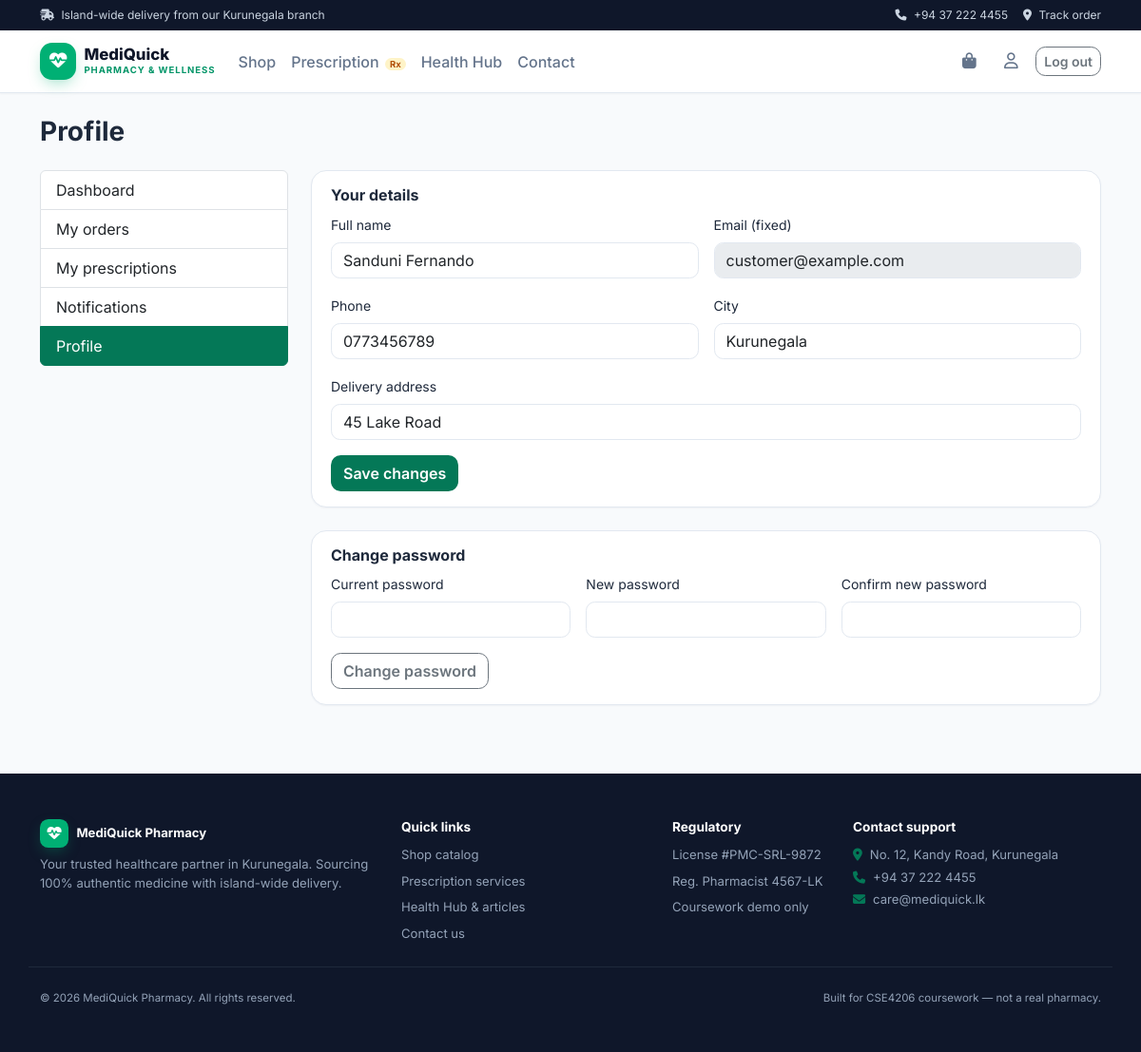
The page /mediquick/account/profile.php (signed in) on the database its author committed.
### tables this page shows
CREATE TABLE users (
  id            INT UNSIGNED AUTO_INCREMENT PRIMARY KEY,
  role          ENUM('customer','staff','admin') NOT NULL DEFAULT 'customer',
  full_name     VARCHAR(100) NOT NULL,
  email         VARCHAR(150) NOT NULL UNIQUE,
  phone         VARCHAR(15)  NOT NULL,
  password_hash VARCHAR(255) NOT NULL,               
  address       VARCHAR(255) NULL,
  city          VARCHAR(60)  NULL,
  status        ENUM('active','suspended') NOT NULL DEFAULT 'active',
  last_login_at DATETIME NULL,
  created_at    DATETIME NOT NULL DEFAULT CURRENT_TIMESTAMP
);

### mediquick/includes/functions.php (called while the page is built, shortened)
<?php
function e(?string $value): string
{
    return htmlspecialchars($value ?? '', ENT_QUOTES, 'UTF-8');
}

### mediquick/account/profile.php (the view, shortened to what this page needs)
<?php
require_once __DIR__ . '/../includes/bootstrap.php';
$user = current_user();
$stmt = $pdo->prepare('SELECT * FROM users WHERE id = ?');
$stmt->execute([$user['id']]);
$profile = $stmt->fetch();
require __DIR__ . '/../includes/header.php';
?>
<div class="container py-4">
  <h1 class="h3 fw-bold mb-4">Profile</h1>
  <div class="row">
    <div class="col-md-3"><?php require __DIR__ . '/_nav.php'; ?></div>
    <div class="col-md-9">
      <div class="kpi-tile mb-4">
        <h2 class="h6 fw-bold">Your details</h2>
        <form method="post">
          <div class="row g-3">
            <div class="col-md-6">
              <label class="form-label small">Full name</label>
              <input name="full_name" class="form-control" required value="<?= e($profile['full_name']) ?>">
            </div>
            <div class="col-md-6">
              <label class="form-label small">Email (fixed)</label>
              <input class="form-control" value="<?= e($profile['email']) ?>" disabled>
            </div>
            <div class="col-md-6">
              <label class="form-label small">Phone</label>
              <input name="phone" class="form-control" required value="<?= e($profile['phone']) ?>">
            </div>
            <div class="col-md-6">
              <label class="form-label small">City</label>
              <input name="city" class="form-control" value="<?= e($profile['city'] ?? '') ?>">
            </div>
            <div class="col-12">
              <label class="form-label small">Delivery address</label>
              <input name="address" class="form-control" value="<?= e($profile['address'] ?? '') ?>">
            </div>
          </div>
          <button type="submit" name="update_profile" value="1" class="btn mt-3" style="background:var(--brand);color:#fff">Save changes</button>
        </form>
      </div>
      <div class="kpi-tile">
        <h2 class="h6 fw-bold">Change password</h2>
        <form method="post">
          <div class="row g-3">
            <div class="col-md-4">
              <label class="form-label small">Current password</label>
              <input type="password" name="current_password" class="form-control" required>
            </div>
            <div class="col-md-4">
              <label class="form-label small">New password</label>
              <input type="password" name="new_password" class="form-control" minlength="8" required>
            </div>
            <div class="col-md-4">
              <label class="form-label small">Confirm new password</label>
              <input type="password" name="confirm_password" class="form-control" minlength="8" required>
            </div>
          </div>
          <button type="submit" name="change_password" value="1" class="btn btn-outline-secondary mt-3">Change password</button>
        </form>
      </div>
    </div>
  </div>
</div>
<?php require __DIR__ . '/../includes/footer.php'; ?>

### mediquick/assets/css/style.css (style rules this page uses)
:root { --brand-50: #F0FDF4; --brand-100: #DCFCE7; --brand-200: #BBF7D0; --brand-500: #00B074; --brand-600: #059669; --brand-700: #047857; --brand-900: #064E3B; --navy-800: #0A192F; --navy-900: #0F172A; --slate-50: #F8FAFC; --slate-100: #F1F5F9; --slate-200: #E2E8F0; --slate-400: #94A3B8; --slate-500: #64748B; --slate-800: #1E293B; --amber-100: #FEF3C7; --amber-700: #B45309; --brand: var(--brand-700); --brand-light: var(--brand-500); --brand-soft: var(--brand-100); --navy: var(--navy-900); --ink: var(--slate-800); --muted: var(--slate-500); --rule: var(--slate-200); }
body { font-family: 'Inter', system-ui, sans-serif; color: var(--ink); background: var(--slate-50); }
.btn { border-radius: .65rem; font-weight: 600; }
.form-control, .form-select { border-radius: .6rem; border-color: var(--rule); }
.kpi-tile { border: 1px solid var(--rule); border-radius: 1rem; background: #fff; padding: 1rem 1.25rem; box-shadow: 0 1px 2px rgba(15, 23, 42, .04); }

### rows shown on the page
users: full_name "Sanduni Fernando", email "customer@example.com", phone "0773456789", city "Kurunegala", address "45 Lake Road"

### other values the page prints
$label "Dashboard"
$label "My orders"
$label "My prescriptions"
$label "Notifications"
$label "Profile"
